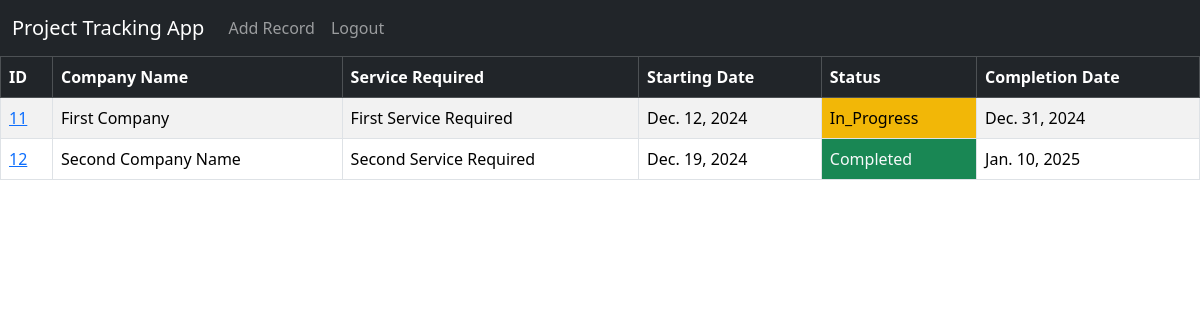
The app's page / (signed in) with its own data.
### website/models.py (models this page shows, shortened)
class Record(models.Model):
    company_name = models.CharField(max_length=100)
    service_required = models.CharField(max_length=500)
    date_start = models.DateField()
    status = models.CharField(max_length=12)
    completion_date = models.DateField(default='12/05/2025')
    createdBy = models.CharField(max_length=30,default=None)

### website/views.py (the view)
# urls.py: 2. Add a URL to urlpatterns:  path('', views.home, name='home')
def home(request):
	records = Record.objects.all()
	if request.method == 'POST':
		username = request.POST['username']
		password = request.POST['password']
		user = authenticate(request, username=username, password=password)
		if user is not None:
			login(request, user)
			messages.success(request, "You Have Been Logged In!")
			return redirect('home')
		else:
			messages.success(request, "There Was An Error Logging In, Please Try Again...")
			return redirect('home')
	else:
		return render(request, 'home.html', {'records':records})

### website/templates/home.html (shortened to what this page needs)
{% extends 'base.html' %} {% block content %} {% if user.is_authenticated %}
<table class="table table-striped table-hover table-bordered">
  <thead class="table-dark">
    <tr>
      <th scope="col">ID</th>
      <th scope="col">Company Name</th>
      <th scope="col">Service Required</th>
      <th scope="col">Starting Date</th>
      <th scope="col">Status</th>
      <th scope="col">Completion Date</th>
    </tr>
  </thead>
  <tbody>
    {% if records %} {% for record in records %}
    <tr>
      <td><a href="{% url 'record' record.id %}">{{ record.id }}</a></td>
      <td>{{ record.company_name }}</td>
      <td>{{ record.service_required }}</td>
      <td>{{ record.date_start }}</td>
      <td
        class="{% if record.status == 'Started' %} bg-danger text-light {% elif record.status == 'In_Progress' %} bg-warning {% elif record.status == 'Completed' %} bg-success text-light {% endif %}"
      >
        {{ record.status }}
      </td>
      <td>{{ record.completion_date }}</td>
    </tr>
    {% endfor %} {% endif %}
  </tbody>
</table>
  {% endif %} {% endblock %}

### website/templates/base.html (shortened to what this page needs)
<!DOCTYPE html>
<html lang="en">
  <head>
    <link
      href="https://cdn.jsdelivr.net/npm/bootstrap@5.3.3/dist/css/bootstrap.min.css"
      rel="stylesheet"
    />
  </head>
  <body>
    {% include 'navbar.html' %} {% block content %}{% endblock %}
  </body>
</html>

### website/templates/navbar.html (shortened to what this page needs)
<nav class="navbar navbar-expand-lg navbar-dark bg-dark">
  <div class="container-fluid">
    <a class="navbar-brand" href="{% url 'home' %}">Project Tracking App</a>
    <div class="collapse navbar-collapse" id="navbarSupportedContent">
      <ul class="navbar-nav me-auto mb-2 mb-lg-0">
        {% if user.is_authenticated %}
        <li class="nav-item">
          <a class="nav-link" href="{% url 'add_record' %}">Add Record</a>
        </li>
        <li class="nav-item">
          <a class="nav-link" href="{% url 'logout' %}">Logout</a>
        </li>
        {% endif %}
      </ul>
    </div>
  </div>
</nav>

### records on screen
Record: id "11", company_name "First Company", service_required "First Service Required", date_start "Dec. 12, 2024", status "In_Progress", completion_date "Dec. 31, 2024"
Record: id "12", company_name "Second Company Name", service_required "Second Service Required", date_start "Dec. 19, 2024", status "Completed", completion_date "Jan. 10, 2025"
